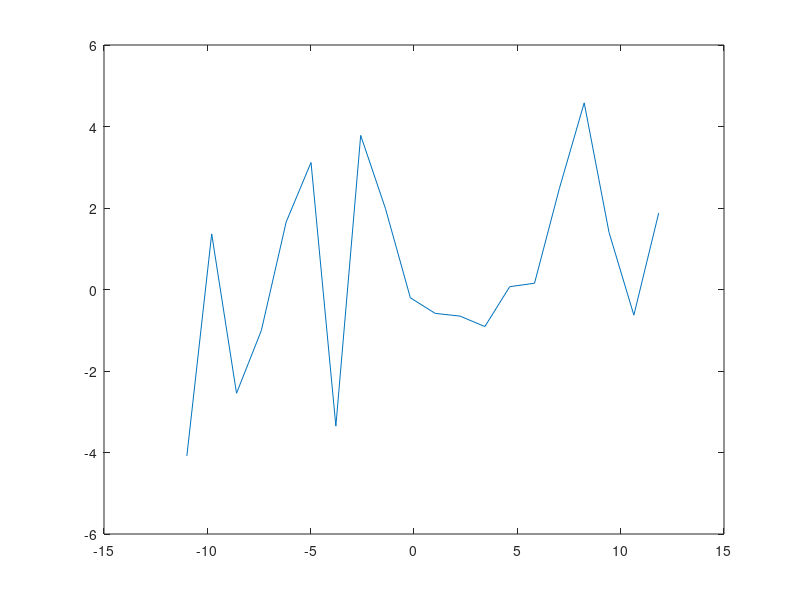

MATLAB code to generate this figure: (Note: this script raises an error after producing the figure.)
clear,clc
figure(1);
%t=fetch(yahoo,'^GSPC','Close','1/1/2016','12/31/2016','d');
load data.csv
t=data(:,5);
%t=linspace(1,252,252);
point=length(t);
%y=flipud(t(:,2));
for i=1:point
    %y(i,1)=t(i,2);
    y(i,1)=t(i,1);
end
yMean=mean(y);
yStd=std(y);

x=linspace(yMean-5*yStd,yMean+5*yStd,point);
plot(x,y);

pd=fitdist(y,'kernel');

figure(2)
sample=pdf(pd,x);
plot(x,sample);
%range
for i=1:point
    p(i)=-sample(i)*log2(sample(i));
end
P=sum(p)


